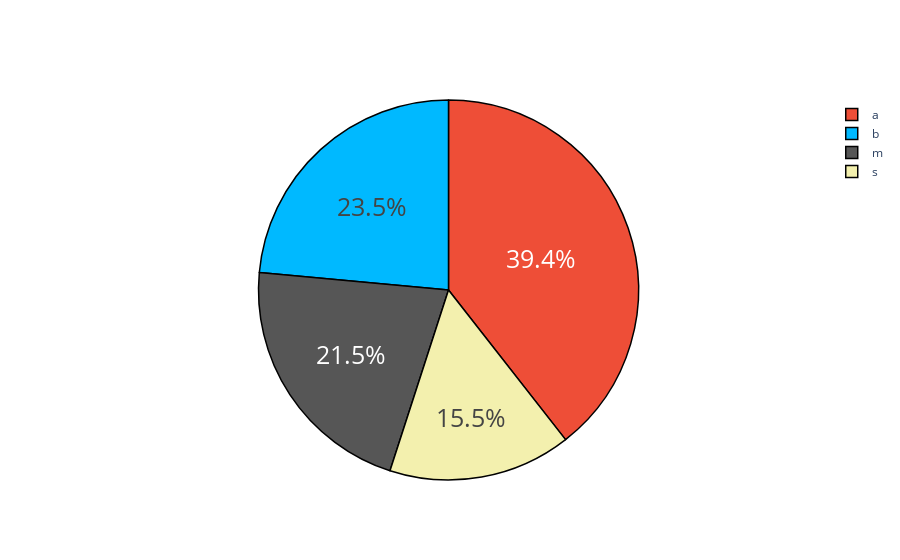

The cell this chart's notebook holds for it:
### Code cell
import plotly.graph_objects as go
colors = ['#ee4e37','#00b9ff','#f3f0ae','#565656']

fig = go.Figure(data=[go.Pie(labels=df.type,
                             values=df.BAV1A)])
fig.update_traces(hoverinfo='label+percent', textinfo='percent', texttemplate='%{percent:.1%}', textfont_size=25,
                  marker=dict(colors=colors, line=dict(color='#000000', width=1.5)))
fig.update_layout({
'plot_bgcolor': 'rgba(0, 0, 0, 0)',
'paper_bgcolor': 'rgba(0, 0, 0, 0)',
})

fig.show()
fig.write_image("figs/bav1A_bedforms.png", scale=25)

### Figure 1 — Plotly figure (JSON) as saved in the notebook; plotly's stock layout.template omitted (floating-point values rounded to 4 significant figures)
{"data": [{"hoverinfo": "label+percent", "labels": ["a", "b", "s", "m"], "marker": {"colors": ["#ee4e37", "#00b9ff", "#f3f0ae", "#565656"], "line": {"color": "#000000", "width": 1.5}}, "textfont": {"size": 25}, "textinfo": "percent", "texttemplate": "%{percent:.1%}", "type": "pie", "values": [6.055, 3.614, 2.387, 3.299]}], "layout": {"paper_bgcolor": "rgba(0, 0, 0, 0)", "plot_bgcolor": "rgba(0, 0, 0, 0)"}}
